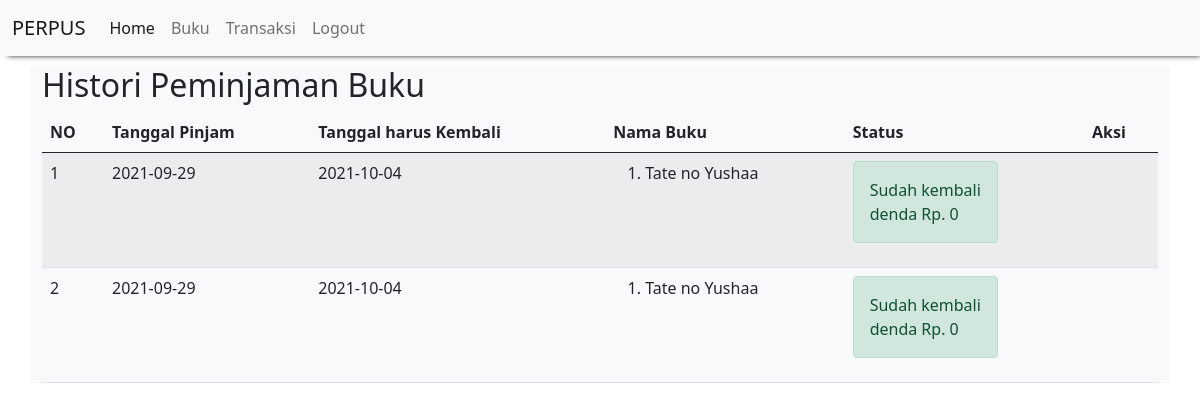
The app's page /Perpustakaan/histori_peminjaman.php (signed in) with its own data.
### tables this page shows
CREATE TABLE `peminjaman_buku` (
  `id_peminjaman_buku` int(11) NOT NULL,
  `id_siswa` int(11) NOT NULL,
  `tanggal_pinjam` date NOT NULL,
  `tanggal_kembali` date NOT NULL
);

CREATE TABLE `detail_peminjaman_buku` (
  `id_detail_peminjaman_buku` int(11) NOT NULL,
  `id_peminjaman_buku` int(11) NOT NULL,
  `id_buku` int(11) NOT NULL,
  `qty` int(11) NOT NULL
);

CREATE TABLE `buku` (
  `id_buku` int(11) NOT NULL,
  `nama_buku` varchar(255) NOT NULL,
  `penulis` varchar(255) NOT NULL,
  `penerbit` varchar(255) NOT NULL,
  `deskripsi` text NOT NULL,
  `foto` varchar(255) NOT NULL
);

CREATE TABLE `pengembalian_buku` (
  `id_pengembalian_buku` int(11) NOT NULL,
  `id_peminjaman_buku` int(11) NOT NULL,
  `tanggal_pengembalian` date NOT NULL,
  `denda` int(11) NOT NULL
);

### Perpustakaan/histori_peminjaman.php (the view)
<?php
    include "header.php";
?>
<h2>Histori Peminjaman Buku</h2>
<table class="table table-hover table-striped">
    <thead>
        <th>NO</th><th>Tanggal Pinjam</th><th>Tanggal harus Kembali</th><th>Nama Buku</th><th>Status</th><th>Aksi</th>
    </thead>
    <tbody>
        <?php
        include "koneksi.php";
        $qry_histori=mysqli_query($conn,"select * from peminjaman_buku order by id_peminjaman_buku desc");
        $no=0;
        while($dt_histori=mysqli_fetch_array($qry_histori)){
            $no++;
            $buku_dipinjam="<ol>";
            $qry_buku=mysqli_query($conn,"select * from  detail_peminjaman_buku join buku on buku.id_buku=detail_peminjaman_buku.id_buku where id_peminjaman_buku = '".$dt_histori['id_peminjaman_buku']."'");
            while($dt_buku=mysqli_fetch_array($qry_buku)){
                $buku_dipinjam.="<li>".$dt_buku['nama_buku']."</li>";
            }
            $buku_dipinjam.="</ol>";
            $qry_cek_kembali=mysqli_query($conn,"select * from pengembalian_buku where id_peminjaman_buku = '".$dt_histori['id_peminjaman_buku']."'");
            if(mysqli_num_rows($qry_cek_kembali)>0){
                $dt_kembali=mysqli_fetch_array($qry_cek_kembali);
                $denda="denda Rp. ".$dt_kembali['denda'];
                $status_kembali="<label class='alert alert-success'>Sudah kembali <br>".$denda."</label>";
                $button_kembali="";
            } else {
                $status_kembali="<label class='alert alert-danger'>Belum kembali</label>";
                $button_kembali="<a href='kembali.php?id=".$dt_histori['id_peminjaman_buku']."' class='btn btn-warning' onclick='return confirm(\"hello\")'>Kembalikan</a>";
            }
        ?>
            <tr>
                <td><?=$no?></td><td><?=$dt_histori['tanggal_pinjam']?></td><td><?=$dt_histori['tanggal_kembali']?></td><td><?=$buku_dipinjam?></td><td><?=$status_kembali?></td><td><?=$button_kembali?></td>
            </tr>
        <?php
        }
        ?>
    </tbody>
</table>
<?php
    include "footer.php";
?>

### records on screen
peminjaman_buku: tanggal_pinjam "2021-09-29", tanggal_kembali "2021-10-04", pengembalian_buku.denda "denda Rp. 0"
detail_peminjaman_buku: id_buku.nama_buku "Tate no Yushaa"
peminjaman_buku: tanggal_pinjam "2021-09-29", tanggal_kembali "2021-10-04", pengembalian_buku.denda "denda Rp. 0"
detail_peminjaman_buku: id_buku.nama_buku "Tate no Yushaa"
